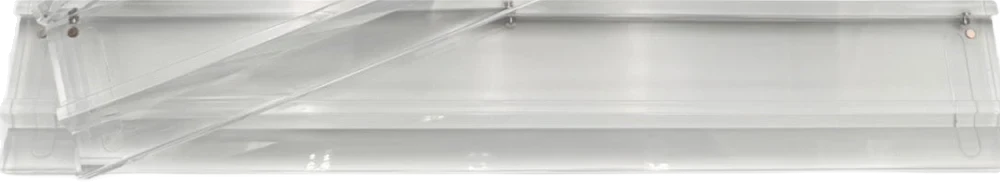
#> input picture assets/racks/v96c/bespoke-crystal-clear.webp, 1000 x 182 px, given in place of omm_full.jpg, which was not available
$ python make.py . mahjongrow-white.webp
#> lines starting #> are read from the running program, lines starting #| are printed output that depends on the picture; after the words box and inside, x2 and y2 are one past the last pixel; in counts of white or black regions, pixels touching at a corner belong together; pictures that were not available may be replaced by others from this repository, and a replacement may not be noted
"""v96 rack cutouts (QA v95 item 2c). Real brand photos only. Background keyed by flood fill from the border (near-white
studio backgrounds) or by saturation (TdT racks on blue damask). Keep the LONGEST rack (or the whole stack where racks are
stacked flat and touch), level it, crop. Clear acrylic keeps a soft translucent body (alpha floor) so it reads as clear on
cream. Usage: python3 make.py <src_dir> <out_dir>"""
import sys, os, numpy as np
from PIL import Image
from scipy import ndimage

def load(p, maxw=1400):
    im = Image.open(p).convert('RGB')
    if im.width > maxw: im = im.resize((maxw, round(im.height * maxw / im.width)), Image.LANCZOS)
    return np.asarray(im).astype(float) / 255

def flood_bg(a, tol=.045, b=6):
    edge = np.concatenate([a[:b].reshape(-1, 3), a[-b:].reshape(-1, 3), a[:, :b].reshape(-1, 3), a[:, -b:].reshape(-1, 3)])
    bg = np.median(edge, 0)
    # local background varies (vignette): compare to a heavily blurred bg estimate too
    d = np.linalg.norm(a - bg, axis=2)
    near = d < tol
    lab, n = ndimage.label(near)
    border = set(np.unique(np.concatenate([lab[0], lab[-1], lab[:, 0], lab[:, -1]]))) - {0}
    bgm = np.isin(lab, list(border))
    return bgm, d, bg

def sat_bg(a, t=.10):
    s = a.max(2) - a.min(2); return s > t, s

def pick(fg, mode):
    it = 2 if min(fg.shape) > 300 else 1
    fg = ndimage.binary_opening(fg, iterations=it); fg = ndimage.binary_closing(fg, iterations=2 * it)
    fg = ndimage.binary_fill_holes(fg)
    lab, n = ndimage.label(fg); best = None
    for j in range(1, n + 1):
        ys, xs = np.nonzero(lab == j)
        if len(xs) < max(200, fg.size * .002): continue
        c = np.cov(np.vstack([xs, ys])); w, v = np.linalg.eigh(c)
        L = len(xs) if mode == 'area' else np.sqrt(w[-1])
        if best is None or L > best[0]: best = (L, j, v[:, -1])
    if best is None:
        ys, xs = np.nonzero(fg); c = np.cov(np.vstack([xs, ys])); w, v = np.linalg.eigh(c); return fg, v[:, -1]
    _, j, v = best
    return lab == j, v

def finish(a, m, v, clear=False, d=None, level=True, floor=.42):
    al = ndimage.gaussian_filter(m.astype(float), 1.2)
    if clear and d is not None:
        body = np.clip(floor + d * 6, floor, 1.0)       # translucent body, edges/details stay strong
        al = al * body
    o = Image.fromarray(np.dstack([(a * 255).astype(np.uint8), (np.clip(al, 0, 1) * 255).astype(np.uint8)]), 'RGBA')
    if level:
        ang = np.degrees(np.arctan2(v[1], v[0]))
        if ang > 90: ang -= 180
        if ang < -90: ang += 180
        if abs(ang) > .4: o = o.rotate(ang, resample=Image.BICUBIC, expand=True)
    return o.crop(o.getbbox())

JOBS = {  # name: (source, method, options)
    'omm-clear-acrylic':        ('omm_full.jpg', 'flood', dict(clear=True, mode='len')),
    'missmahjong-clear-scallop':('miss_full.png', 'flood', dict(clear=True, mode='len')),
    'tdt-dove-white':           ('tdt_full.jpg', 'sat', dict(mode='len')),
    'mfm-clear':                ('cur/07.png', 'flood', dict(clear=True, mode='area', level=False)),
    'mfm-bright-white':         ('cur/08.png', 'flood', dict(mode='area', level=False, tol=.02)),
    'mfm-pearl-white':          ('cur/09.png', 'flood', dict(mode='area', level=False, tol=.03)),
    'virora-white-magnetic':    ('cur/10.png', 'flood', dict(mode='area', level=False, tol=.02)),
    'mahjongrow-white':         ('cur/11.png', 'flood', dict(mode='area', level=False, tol=.02)),
    'register-ivory-oyster':    ('cur/12.png', 'flood', dict(mode='area', level=False, tol=.03)),
    'bespoke-crystal-clear':    ('cur/13.png', 'flood', dict(clear=True, mode='area', level=False)),
    'bam-white-acrylic':        ('cur/14.png', 'flood', dict(mode='area', level=False, tol=.03)),
    'bam-clear-scallop':        ('cur/15.png', 'flood', dict(clear=True, mode='area', level=False, tol=.03)),
}
if __name__ == '__main__':
    S, O = sys.argv[1], sys.argv[2]; os.makedirs(O, exist_ok=True)
    only = sys.argv[3:]
    for name, (src, how, opt) in JOBS.items():
        if only and name not in only: continue
        a = load(os.path.join(S, src))
        if how == 'flood':
            bgm, d, bg = flood_bg(a, tol=opt.get('tol', .045)); fg = ~bgm
#> in flood_bg, `bg = np.median(edge, 0)`: bg = [0.89, 0.89, 0.886]
#> in flood_bg, `d = np.linalg.norm(a - bg, axis=2)`:
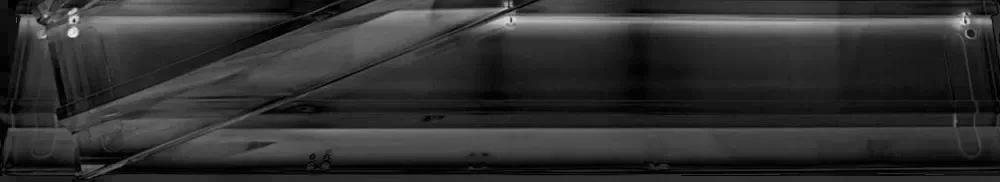
#> d: shape (182, 1000) float64; min 0.00392, max 0.966, mean 0.192
#> in flood_bg, `near = d < tol`:
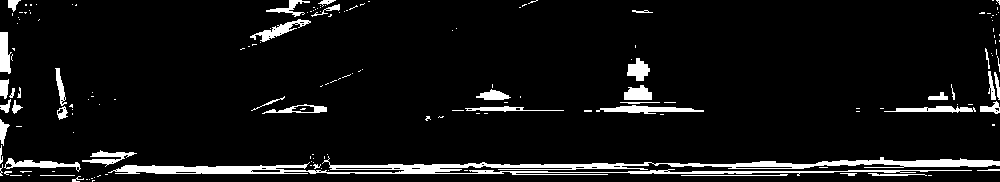
#> near: shape (182, 1000) bool; 6.9% white; 168 white regions (126 under 20 px), largest, box (x1, y1, x2, y2) and area: (108, 156, 1000, 176) 6138, (596, 105, 704, 114) 514, (250, 19, 311, 42) 412
#> in flood_bg, `lab, n = ndimage.label(near)`:
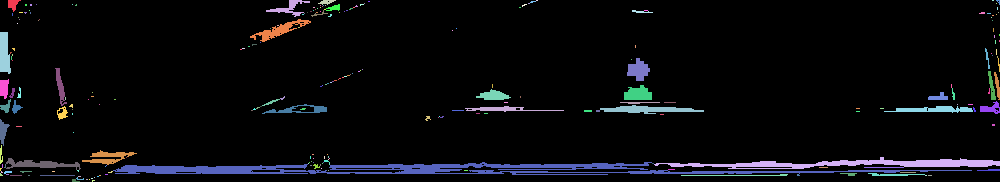
#> lab: shape (182, 1000) int32; 243 distinct labels, from 0 to 242; one colour per label, 0 black
#> in flood_bg, `lab, n = ndimage.label(near)`: n = 242
#> in flood_bg, `border = set(np.unique(np.concatenate([lab[0], lab[-1], lab[:, 0], lab..`: border = 22 items
#> in flood_bg, `bgm = np.isin(lab, list(border))`:
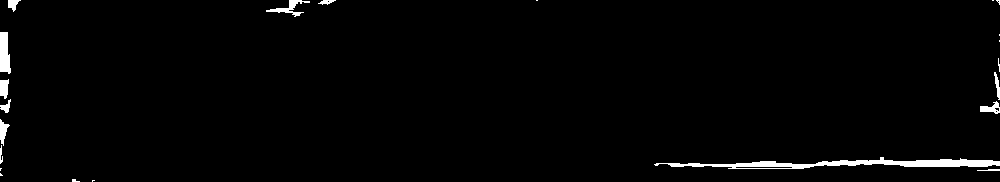
#> bgm: shape (182, 1000) bool; 1.7% white; 22 white regions (10 under 20 px), largest, box (x1, y1, x2, y2) and area: (654, 157, 1000, 169) 1721, (0, 32, 11, 74) 364, (266, 0, 310, 17) 223
#> after `bgm, d, bg = flood_bg(a, tol=opt.get('tol', 0.045))`: bg = [0.89, 0.89, 0.886]
        else:
            fg, d = sat_bg(a); fg = ~fg; d = None
        m, v = pick(fg, opt.get('mode', 'len'))
#> in pick, `fg = ndimage.binary_opening(fg, iterations=it)`: fg: shape (182, 1000) bool; 98.2% white; 24 black regions (12 under 20 px), largest, box (x1, y1, x2, y2) and area: (654, 157, 1000, 169) 1788, (0, 31, 11, 74) 369, (266, 0, 311, 17) 248
#> in pick, `fg = ndimage.binary_closing(fg, iterations=2 * it)`: fg: shape (182, 1000) bool; 96.1% white; 5 black regions (1 under 20 px), largest, box (x1, y1, x2, y2) and area: (0, 0, 1000, 182) 6269, (726, 161, 806, 169) 485, (820, 160, 874, 166) 224, (877, 157, 895, 165) 85
#> in pick, `fg = ndimage.binary_fill_holes(fg)`:
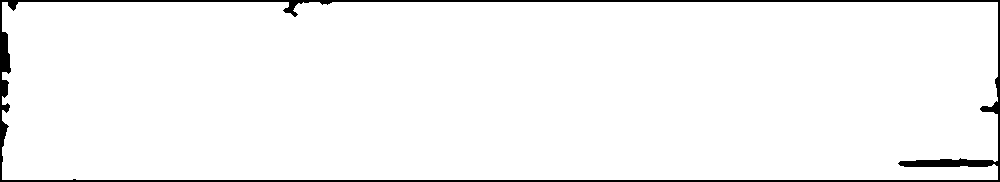
#> fg: shape (182, 1000) bool; 96.6% white; 1 black region, box (x1, y1, x2, y2) and area: (0, 0, 1000, 182) 6269
#> in pick, `lab, n = ndimage.label(fg)`: n = 1
#> the loop in pick, `for j in range(1, n + 1):` made 1 pass
#> (c, w, v, L, best) on pass 1: ([[81572.2, -171], [-171, 2631.7]], [2631.3, 81572.5], [[-0.00217, -1], [-1, 0.00217]], 285.6, (285.6, 1, [-1, 0.00217]))
#> in pick, `_, j, v = best`: v = [-1, 0.00217]
#> v = [-1, 0.00217]
        o = finish(a, m, v, clear=opt.get('clear', False), d=d if how == 'flood' else None, level=opt.get('level', True))
#> in finish, `al = al * body`:
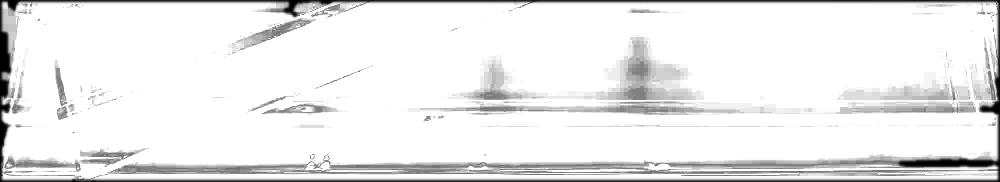
#> al: shape (182, 1000) float64; min 0, max 1, mean 0.92
#> in finish, `o = Image.fromarray(np.dstack([(a * 255).astype(np.uint8), (np.clip(al..`:
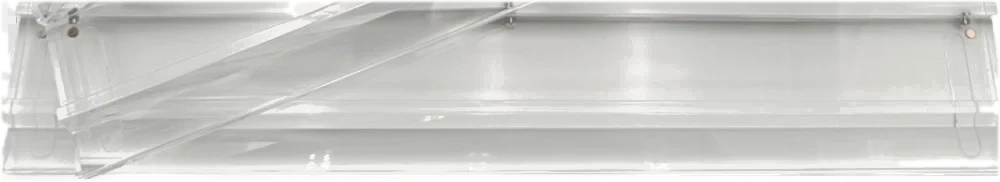
#> o: PIL image 1000x182 RGBA; mean R, G, B, A 201.9, 202.2, 198.5, 234.6; transparent parts drawn white
#> in finish, `ang = np.degrees(np.arctan2(v[1], v[0]))`: ang = 179.9
#> in finish, `if ang > 90: ang -= 180`: ang = -0.124
        if o.width > 1000: o = o.resize((1000, round(o.height * 1000 / o.width)), Image.LANCZOS)
        o.save(os.path.join(O, name + '.webp'), quality=90, method=6); print(name, o.size)
#| omm-clear-acrylic (1000, 182)
#> pass 2 of the loop `for name, (src, how, opt) in JOBS.items():`:
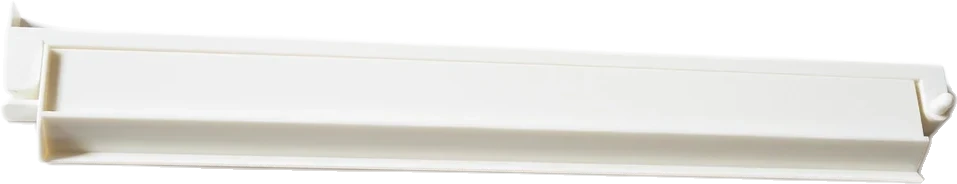
#> input picture assets/racks/v96c/mahjongrow-white.webp, 957 x 184 px, given in place of miss_full.png, which was not available
#> im: PIL image 957x184 RGB
#> in flood_bg (call 2), `bg = np.median(edge, 0)`: bg = [0.988, 0.984, 0.988]
#> d: shape (184, 957) float64
#> near: shape (184, 957) bool; 30% white; 63 white regions (39 under 20 px), largest, box (x1, y1, x2, y2) and area: (24, 0, 957, 66) 42214, (0, 128, 600, 184) 7680, (128, 108, 280, 117) 876
#> in flood_bg (call 2), `lab, n = ndimage.label(near)`:
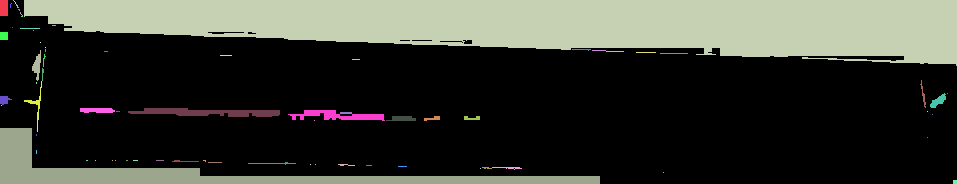
#> lab: shape (184, 957) int32; 77 distinct labels, from 0 to 76; one colour per label, 0 black
#> in flood_bg (call 2), `lab, n = ndimage.label(near)`: n = 76
#> border = 7 items
#> bgm: shape (184, 957) bool; 28.5% white; 7 white regions (2 under 20 px), largest, box (x1, y1, x2, y2) and area: (24, 0, 957, 66) 42214, (0, 128, 600, 184) 7680, (0, 0, 8, 16) 128, (0, 96, 12, 105) 72, (0, 32, 8, 40) 64
#> `bgm, d, bg = flood_bg(a, tol=opt.get('tol', 0.045))`: bg = [0.988, 0.984, 0.988]
#> the loop in pick (call 2), `for j in range(1, n + 1):` made 1 pass
#> (c, w, v, L, best) on pass 1: ([[74684.5, 2381.9], [2381.9, 1543.8]], [1466.3, 74762], [[0.0325, -0.999], [-0.999, -0.0325]], 273.4, (273.4, 1, [-0.999, -0.0325]))
#> `m, v = pick(fg, opt.get('mode', 'len'))`: v = [-0.999, -0.0325]
#> body: shape (184, 957) float64
#> in finish (call 2), `ang = np.degrees(np.arctan2(v[1], v[0]))`: ang = -178.1
#> in finish (call 2), `if ang < -90: ang += 180`: ang = 1.86
#> in finish (call 2), `return o.crop(o.getbbox())`:
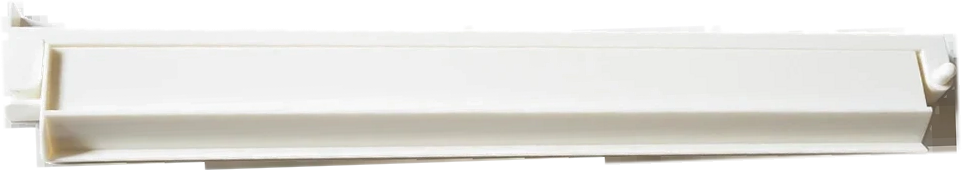
#> returned value: PIL image 962x173 RGBA; mean R, G, B, A 172.9, 171.5, 167.2, 180.4; transparent parts drawn white
#| missmahjong-clear-scallop (962, 173)
#> (the run stopped early here; a loop or call above may not have finished)
